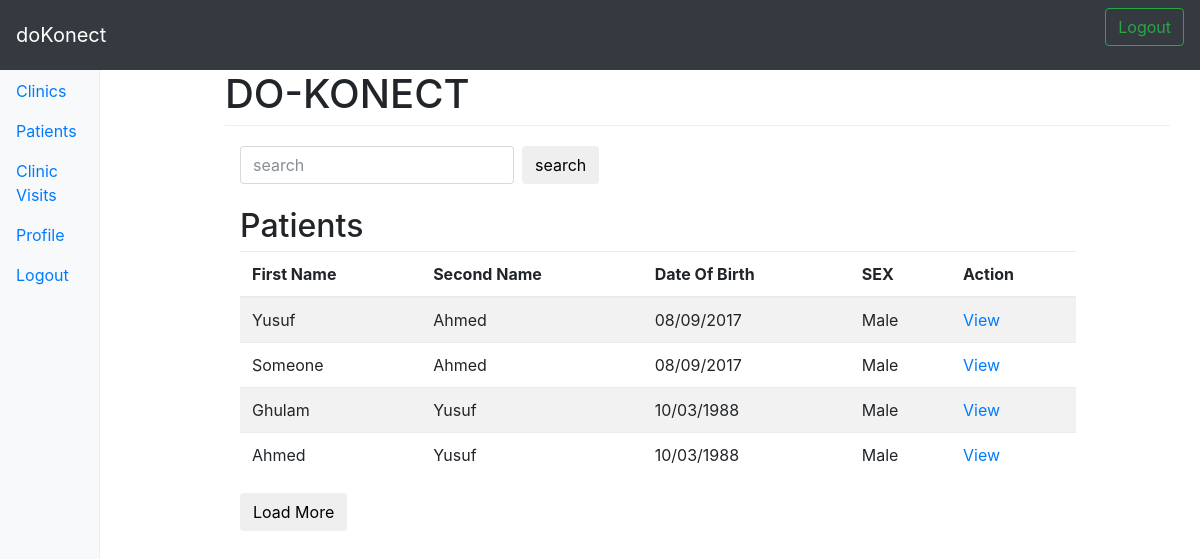
Screenshot of /patients/clinic/ (signed in) with the database file from the repository.
### patients/models.py (models this page shows, shortened)
class Patient(models.Model):
    user = models.ForeignKey(settings.AUTH_USER_MODEL)
    firstname = models.CharField(max_length=50)
    lastname = models.CharField(max_length=50)
    dob = models.CharField(max_length=50)
    gender = models.CharField(max_length=50)
    phonenumber = models.CharField(max_length=50)
    address = models.CharField(max_length=250)
    email = models.CharField(max_length=100)
    class Meta:
        ordering = ['-firstname']

### patients/views.py (the view)
class ClinicPatient_ListView(LoginRequiredMixin, ListView):
    template_name = 'patients/patient_clinic_list.html'
    def get_queryset(self, *args, **kwargs):
        qs = Patient.objects.all()
        query = self.request.GET.get("q", None)
        if query is not None:
            qs = qs.filter(
                Q(firstname__icontains=query) |
                Q(lastname__icontains=query)
                )
        return qs
    def get_context_data(self, *args, **kwargs):
        context = super(ClinicPatient_ListView, self).get_context_data(*args, **kwargs)
        return context

### patients/templates/patients/patient_clinic_list.html (shortened to what this page needs)
{% extends "base_clinic.html" %}
    {% block content %}
    <div class="col-sm-11 col-md-11 d-none d-sm-block">
    {% include "patients/clinic_search_form.html" %}</br>
    <h2>Patients</h2>
    <div class="table-responsive">
            <table class="table table-striped">
            <thead>
                <tr>
                <th>First Name</th>
                <th>Second Name</th>
                <th>Date Of Birth</th>
                <th>SEX</th>
                <th>Action</th>
                </tr>
            </thead>
            <tbody id="referal-container">
                {% for object in object_list %}
                <tr>
                    <td> {{ object.firstname }} </td>
                    <td> {{ object.lastname }}  </td>
                    <td> {{ object.dob }}  </td>
                    <td> {{ object.gender }}  </td>
                    <td> <a href="{% url 'patients:clinicpatientdetail' object.id %}">View</a> </td>
                </tr>
                {% endfor %}
            </tbody>
            </table>
        </div>
        <button class="btn" id='load-more'>Load More</button>
    </div>
    {% endblock content %}

### templates/base_clinic.html (shortened to what this page needs)
{% load static %}
<html lang="en">
  <head>
    <link rel="stylesheet" href="{% static 'css/bootstrap.min.css' %}">
    <link rel="stylesheet" href="{% static 'css/style.css' %}">
  </head>
  <body>
    {% include "navbar_clinic.html" %}
    <div class='container-fluid'>
      {% include "sidebar_clinic.html" %}
        <main class="col-sm-9 ml-sm-auto col-md-10 pt-3" role="main">
          <h1>DO-KONECT</h1>
          {% block content %}
          {% endblock content %}
        </main>
      </div>
  </body>
</html>

### templates/navbar_clinic.html (shortened to what this page needs)
<nav class="navbar navbar-expand-md navbar-dark fixed-top bg-dark">
      <a class="navbar-brand" href="{% url 'home' %}">doKonect</a>
      {% if request.user.is_authenticated %}
      <div class="collapse navbar-collapse" id="navbarsExampleDefault">
        <form class="form-inline mt-2 mt-md-0" action="{% url 'logout' %}">
          <button class="btn btn-outline-success my-2 my-sm-0" type="submit">Logout</button>
        </form>
      </div>
      {% endif %}
    </nav>

### templates/sidebar_clinic.html
<nav class="col-sm-2 col-md-1 d-none d-sm-block bg-light sidebar">
          <ul class="nav nav-pills flex-column">
            <li class="nav-item">
              <a class="nav-link" href="{% url 'clinic:cliniclist' %}">Clinics</a>
            </li>
            <li class="nav-item">
              <a class="nav-link" href="{% url 'patients:cliniclist' %}">Patients</a>
            </li>
            <li class="nav-item">
              <a class="nav-link" href="/clinic/clinics/">Clinic Visits</a>
            </li>
            <li class="nav-item">
              <a class="nav-link" href="/profiles/doctor/">Profile</a>
            </li>
            <li class="nav-item">
              <a class="nav-link" href="{% url 'logout' %}">Logout</a>
            </li>
          </ul>
        </nav>

### patients/templates/patients/clinic_search_form.html
<form action="{% url "patients:cliniclist" %}" id="search-form"  class="form-inline my-2 my-lg-0">
        <input type="text" name="q" placeholder="search" value="{{ request.GET.q}}" input class="form-control mr-sm-2" aria-label="Search">
        <input type="submit" value="search" class="btn">
    </form>

### static-storage/css/style.css (style rules this page uses)
body { padding-top: 3.5rem; }
h1 { margin-bottom: 20px; padding-bottom: 9px; border-bottom: 1px solid #eee; }
.sidebar { position: fixed; top: 51px; bottom: 0; left: 0; z-index: 1000; padding: 20px; overflow-x: hidden; overflow-y: auto; border-right: 1px solid #eee; }
.sidebar { padding-left: 0; padding-right: 0; }
.sidebar .nav { margin-bottom: 20px; }
.sidebar .nav-item { width: 100%; }
.sidebar .nav-item + .nav-item { margin-left: 0; }
.sidebar .nav-link { border-radius: 0; }

### rows the page displays
Patient: firstname "Yusuf", lastname "Ahmed", dob "08/09/2017", gender "Male"
Patient: firstname "Someone", lastname "Ahmed", dob "08/09/2017", gender "Male"
Patient: firstname "Ghulam", lastname "Yusuf", dob "10/03/1988", gender "Male"
Patient: firstname "Ahmed", lastname "Yusuf", dob "10/03/1988", gender "Male"
